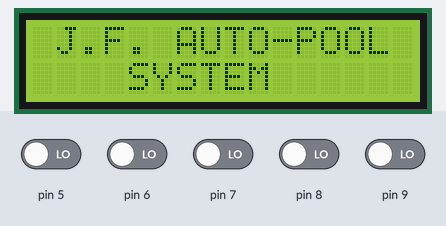
Recording of a sketch running on a simulated Arduino Uno, built with avr-gcc and run on an emulated ATmega328P. Shown: 16×2 character LCD. Inputs (shaded band) come from the test bench; at power-on: pin 5–9 LOW. What the sketch prints to the serial monitor is not drawn.

Above: at 2.0 s.
At 5.2 s:
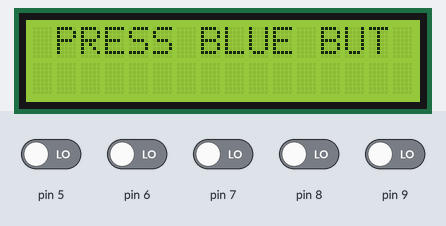
5.3 s: pin 5 driven HIGH
15.9 s: pin 6 driven HIGH
At 17.7 s:
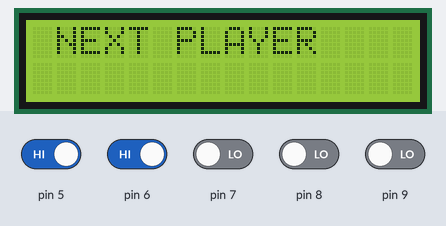
21.7 s: pin 8 driven HIGH
At 25.6 s:
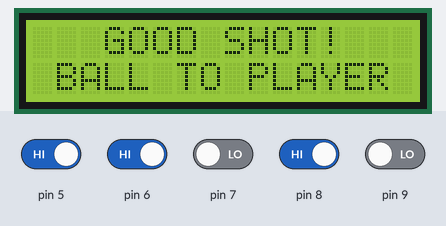
27.5 s: pin 9 driven HIGH
At 30.9 s:
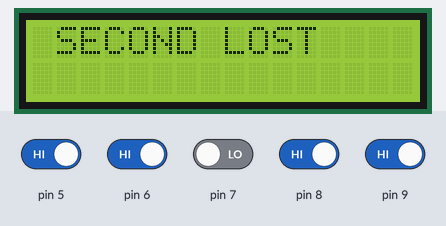
33.3 s: pin 5 driven LOW
39.1 s: pin 5 driven HIGH and pin 6 driven LOW
At 63.5 s:
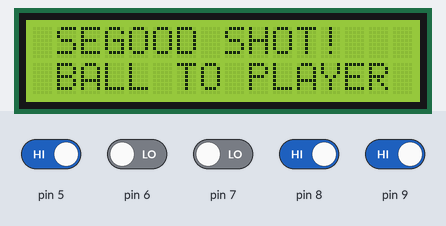

The sketch:

arduino_full.ino
```cpp
#include <LiquidCrystal_I2C.h>
int sensorValue = 0;
int inPin = 2;
char s1[] = "GOOD SHOT!";
char s2[] = "BALL TO PLAYER";
char s3[] = "J.F. AUTO-POOL";
char s4[] = "SYSTEM";
char s5[] = "PRESS BLUE BUT";
char s6[] = "FIRST WON";
char s7[] = "SECOND WON";
char s8[] = "NEXT PLAYER";
char s9[] = "MINUS BALL";
char s10[] = "PLAYER 1";
char s11[] = "PLAYER 2";
char s12[] = "FIRST LOST";
char s13[] = "SECOND LOST";
byte fc = 0;
byte sc = 0;
byte flag = 0;
byte gameStarted = 0;

LiquidCrystal_I2C lcd(0x27, 16, 2);
void setup() {
  Serial.begin(9600);
  // Кнопка начала игры.
  pinMode(5, INPUT);
  // Кнопка для смены команды.
  pinMode(6, INPUT);
  // Кнопка выставления шара.
  pinMode(7, INPUT);
  // Датчик чувствительности - фоторезистор.
  pinMode(8, INPUT);
  // Кнопка черного шара.
  pinMode(9, INPUT);
  lcd.init();

  lcd.backlight();
  lcd.setCursor(1, 0);
  for (int i = 0; i < strlen(s3); i++) {
    lcd.print(s3[i]);
    delay(100);
  }
  lcd.setCursor(4, 1);
  for (int i = 0; i < strlen(s4); i++) {
    lcd.print(s4[i]);
    delay(100);
  }
  delay(2000);
  lcd.clear();

}

void loop() {
  int readL = digitalRead(5);
  if (gameStarted == 1)
  {
    int readS = digitalRead(6);
    int readK = digitalRead(7);
    int readB = digitalRead(9);
    if(readB == 1)
    {
      if (flag == 0)
      {
        printLost1();
      }
      else
      {
        printLost2();
      }
      fc = 0;
      sc = 0;
      flag = 0;
      gameStarted = 0;
    }
    if(readS == 1)
    {
      printNext();
      if (flag == 0)
      {
        flag = 1;
      }
      else
      {
        flag = 0;
      }
    }
    if (readK == 1)
    {
      if (flag == 0 && fc > 0)
      {
        printMinBall1();
        fc -= 1;
      }
      else if (flag == 1 && sc > 0)
      {
        printMinBall2();
        sc -= 1;
      }
      delay(2000);
    }
    if (digitalRead(8) == 1)
    {
      if (flag == 0){
        fc += 1;
      }
      else if(flag == 1){
        sc += 1;
      }
      delay(100);
      printAdd();
      if (fc == 9 || sc == 9)
      {
        if (fc == 9)
        {
          printFirstWon();
        }
        else
        {
          printSecondWon();
        }
        fc = 0;
        sc = 0;
        flag = 0;
        gameStarted = 0;
      }
    }
  }
  else
    {
      printStartWords();
      Serial.println(readL);
      if (readL == 1)
      {
        gameStarted = 1;
      }
    }
  lcd.clear();
}

void printAdd(){
  lcd.setCursor(3, 0);
    for (int i = 0; i < strlen(s1); i++) {
      lcd.print(s1[i]);
      delay(100);
    }
    lcd.setCursor(1, 1);
    for (int i = 0; i < strlen(s2); i++) {
      lcd.print(s2[i]);
      delay(100);
    }
    delay(5000);
    lcd.clear();
}
void printStartWords(){
  lcd.setCursor(1, 0);
  for (int i = 0; i < strlen(s5); i++)
  {
    lcd.print(s5[i]);
    delay(10);
  }
  delay(5000);
  lcd.clear();
}

void printFirstWon(){
  lcd.setCursor(1, 0);
  for (int i = 0; i < strlen(s6); i++)
  {
    lcd.print(s6[i]);
    delay(100);
  }
  delay(5000);
  lcd.clear();
}

void printSecondWon(){
  lcd.setCursor(1, 0);
  for (int i = 0; i < strlen(s7); i++)
  {
    lcd.print(s7[i]);
    delay(100);
  }
  delay(5000);
  lcd.clear();
}
void printNext()
{
  lcd.setCursor(1, 0);
  for (int i = 0; i < strlen(s8); i++)
  {
    lcd.print(s8[i]);
    delay(100);
  }
  delay(5000);
  lcd.clear();
}

void printMinBall1()
{
  lcd.setCursor(1, 0);
  for (int i = 0; i < strlen(s9); i++)
  {
    lcd.print(s9[i]);
    delay(100);
  }
  lcd.setCursor(1, 1);
  for (int i = 0; i < strlen(s10); i++)
  {
    lcd.print(s10[i]);
    delay(100);
  }
  delay(5000);
  lcd.clear();
}

void printMinBall2()
{
  lcd.setCursor(1, 0);
  for (int i = 0; i < strlen(s9); i++)
  {
    lcd.print(s9[i]);
    delay(100);
  }
  lcd.setCursor(1, 1);
  for (int i = 0; i < strlen(s11); i++)
  {
    lcd.print(s11[i]);
    delay(100);
  }
  delay(5000);
  lcd.clear();
}

void printLost1()
{
  lcd.setCursor(1, 0);
  for (int i = 0; i < strlen(s12); i++)
  {
    lcd.print(s12[i]);
    delay(100);
  }
  delay(5000);
}

void printLost2()
{
  lcd.setCursor(1, 0);
  for (int i = 0; i < strlen(s13); i++)
  {
    lcd.print(s13[i]);
    delay(100);
  }
  delay(5000);
}
```

Measured:
- after the input at 15.9 s, the display: first changes at once (image 2 shows a later state)
- after the input at 27.5 s, the display: first differs from a run without the input after 2.0 s (image 4 shows a later state)
- after the input at 39.1 s, the display: first differs from a run without the input after 15.4 s (image 5 shows a later state)
- what the display in image 0 shows lasts 2.1 s, from 2.0 s to 4.1 s
